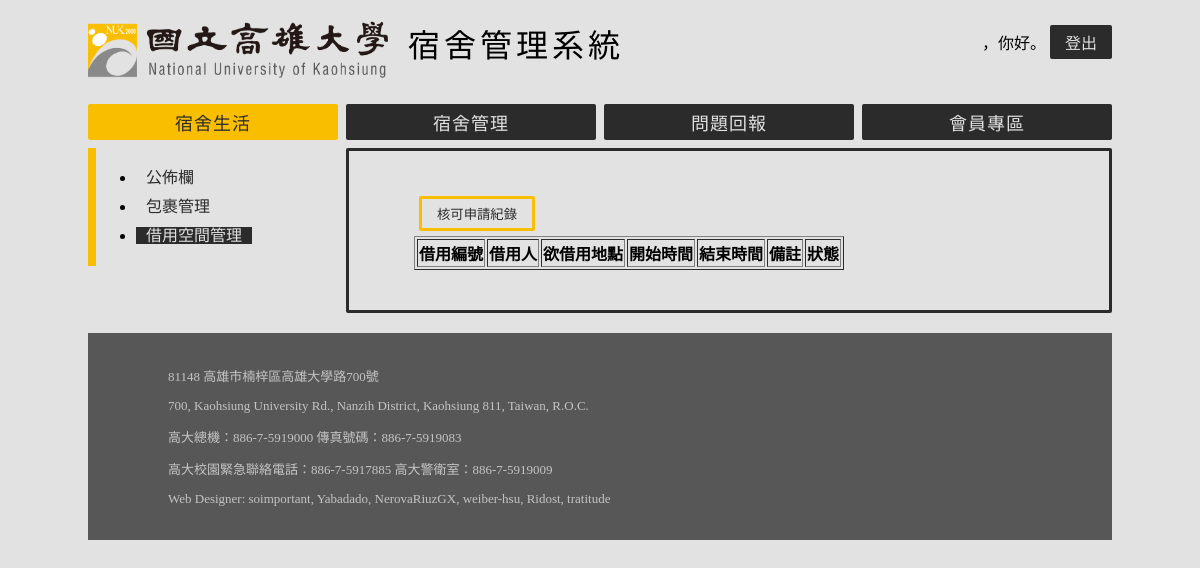
/DLS/borrow/showall/ (signed in), run on an earlier commit of the app's database.
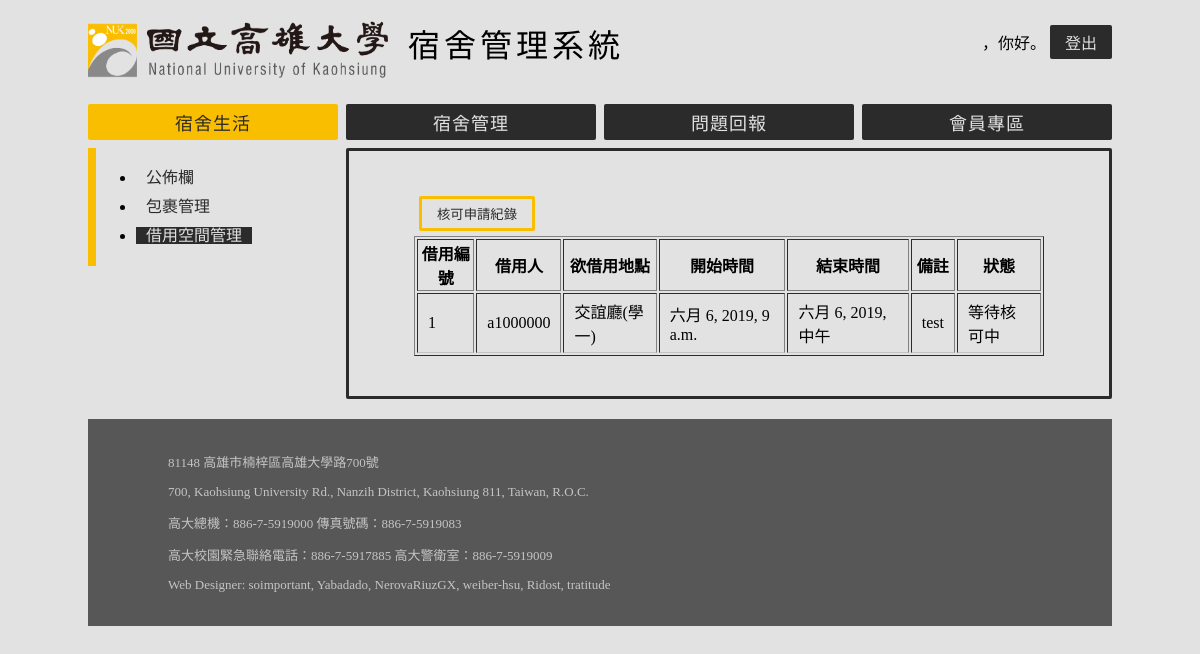
And on a later commit of the database.
### AS/models.py (models this page shows, shortened)
class BorrowRecord(models.Model):
    STATES = (
        (0, '等待核可中'),
        (1, '核可完成'),
        (2, '退件')
    )
    tag = models.ForeignKey('Equipment', on_delete = models.CASCADE)
    account = models.ForeignKey('Account', on_delete = models.CASCADE)
    start_time = models.DateTimeField()
    end_time = models.DateTimeField()
    memo = models.CharField(max_length = 512)
    confirm = models.IntegerField(choices = STATES)

class Account(models.Model):
    PERMISSIONS = (
        (0, '系統管理員'),
        (1, '宿舍管理員'),
        (2, '住宿生'),
        (3, '學生')
    )
    user = models.OneToOneField(User, on_delete=models.CASCADE)
    permission = models.IntegerField(choices=PERMISSIONS, default=3)
    phone = models.CharField(max_length=10, default='')

class Equipment(models.Model):
    STATES = (
        ('Free', '可借用'),
        ('InUse', '出借中'),
        ('NotAvailable', '不可使用')
    )
    tag = models.CharField(max_length = 16, primary_key = True)
    name = models.CharField(max_length = 20)
    current_state = models.CharField(max_length = 16, choices = STATES)

### DLS/views.py (the view)
# urls.py: path('borrow/showall/', ShowRecord),
def ShowRecord(request):
    is_manager = IsManager(request)
    record = BorrowRecord.objects.all().order_by('-confirm')
    return render(request, 'borrow/showall.html', locals())

### DLS/views.py (called while the page is built)
def IsManager(request):
    user = Account.objects.get(user = auth.get_user(request))
    return user.permission <= 1

### DLS/templates/borrow/showall.html
{% extends "AS/base.html" %}
{% block navbar %}
    {% include "navbar.html" %}
{% endblock %}
{% block sidebar %}
<ul>
    <li><a href="/DLS/billboard/" class="sidebar-item">公佈欄</a></li>
    {% if is_manager %}
        <li><a href="/DLS/package/" class="sidebar-item">包裹管理</a></li>
        <li><a href="/DLS/borrow/manage/" class="sidebar-item-selected">借用空間管理</a></li>
    {% else %}
        <li><a href="/DLS/package/" class="sidebar-item">查看包裹</a></li>
        <li><a href="/DLS/borrow/apply/" class="sidebar-item">申請借用空間</a></li>
        <li><a href="/DLS/borrow/status/" class = "sidebar-item">空間申請狀態</a></li>
    {% endif %}
</ul>
{% endblock %}
{% block article %}
<button class = 'button-accept' onclick="document.location.href = '../manage'">
    核可申請紀錄
</button>
<div>
    <table border = '1'>
        <thead>
            <tr>
                <th> 借用編號 </th>
                <th> 借用人 </th>
                <th> 欲借用地點 </th>
                <th> 開始時間 </th>
                <th> 結束時間 </th>
                <th> 備註 </th>
                <th> 狀態 </th>
            </tr>
        </thead>
        <tbody>
            {% for r in record %}
                <tr>
                    <td> {{ r.id }} </td>
                    <td> {{ r.account.user.username }} </td>
                    <td> {{ r.tag.name }} </td>
                    <td> {{ r.start_time }} </td>
                    <td> {{ r.end_time }} </td>
                    <td> {{ r.memo }}</td>
                    <td> {{ r.get_confirm_display }} </td>
                </tr>
            {% endfor %}
        </tbody>
    </table>
</div>
{% endblock %}

What changed in the data, as far as the page shows it:
added BorrowRecord: id "1", account.user.username "a1000000", tag.name "交誼廳(學一)", start_time "六月 6, 2019, 9 a.m.", end_time "六月 6, 2019, 中午", memo "test", confirm "等待核可中"
